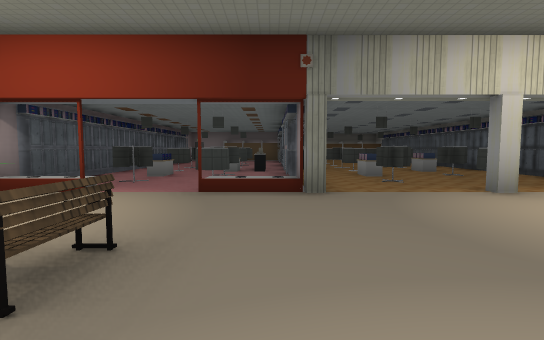
[1] (above)

24 first-person views from a walk through a 3-D level made in the Godot game engine. The camera is 1.3 m above the floor, tilts 4° down and sees 85° across. The floor is counted in squares, 2 m on a side. Each view is taken from the middle of a square. On the plan, view 1 faces up. The plan holds only what a view shows up to about 9 squares ahead; the rest is blank. The place goes on beyond the plan. Some surface patterns are stand-ins.

[2]
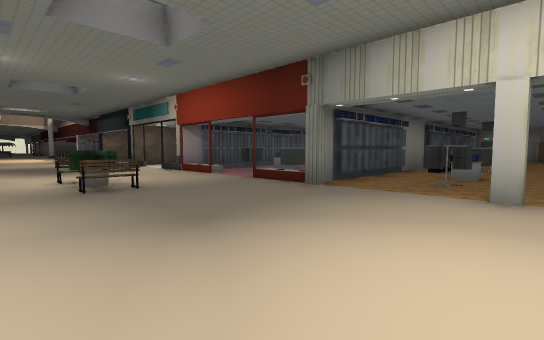

[3]
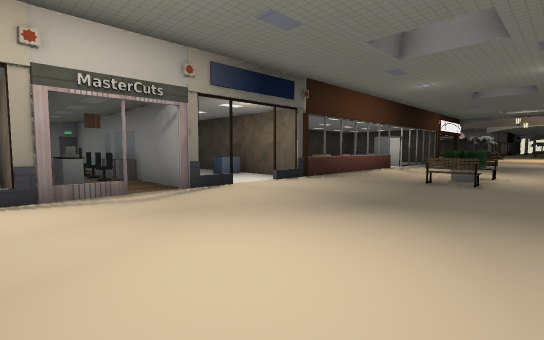

[4]
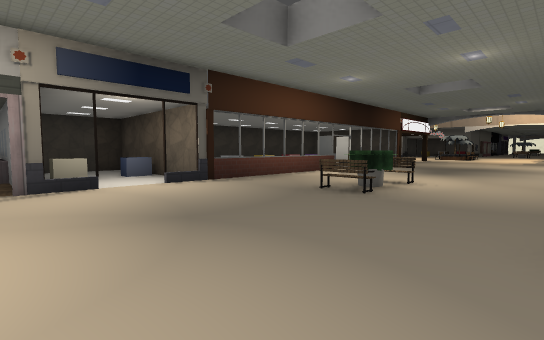

[5]
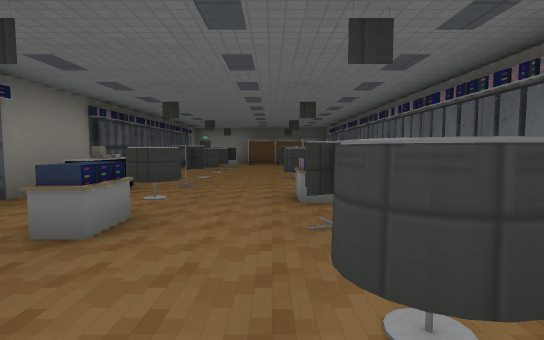

[6]
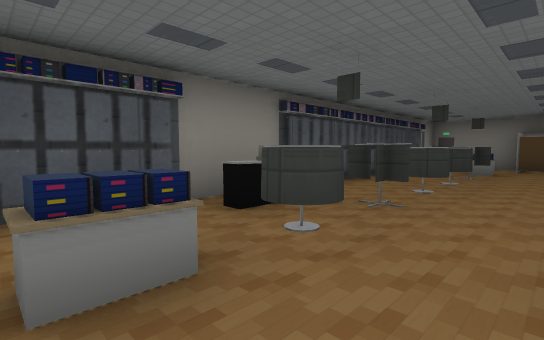

[7]
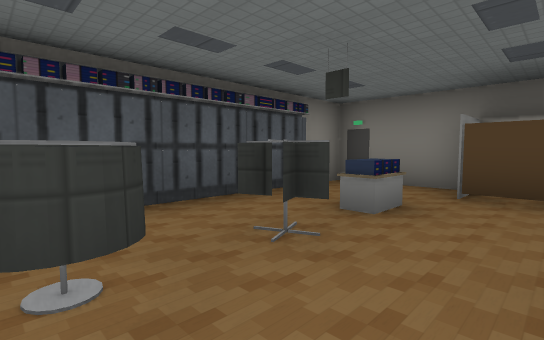

[8]
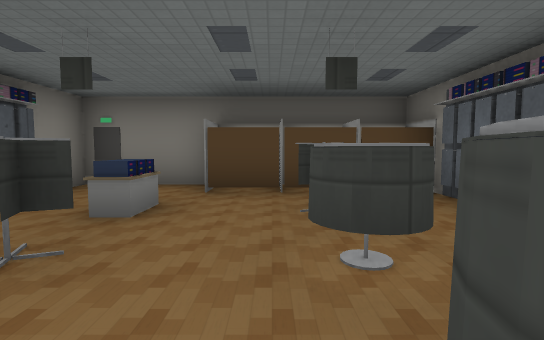

[9]
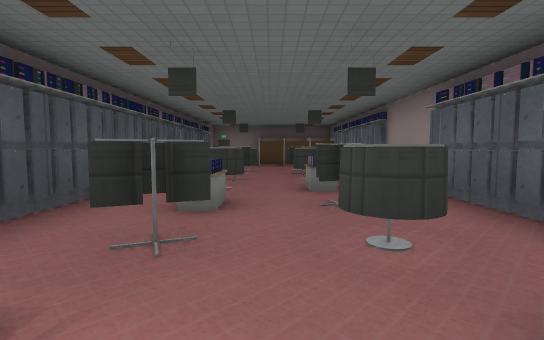

[10]
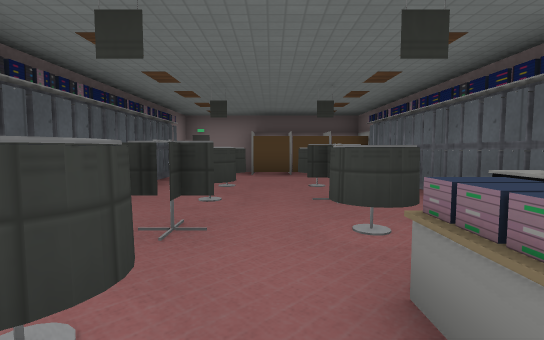

[11]
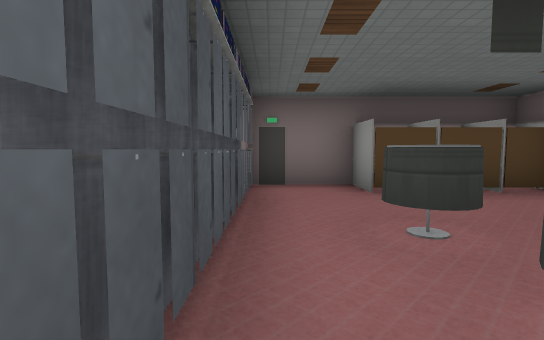

[12]
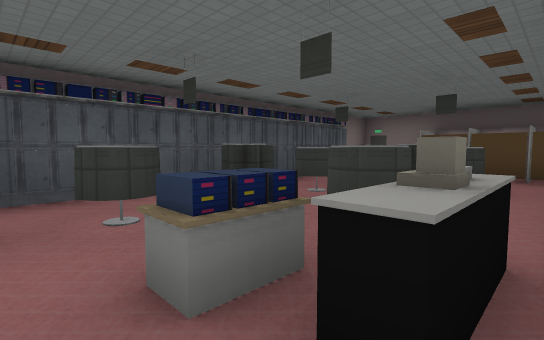

[13]
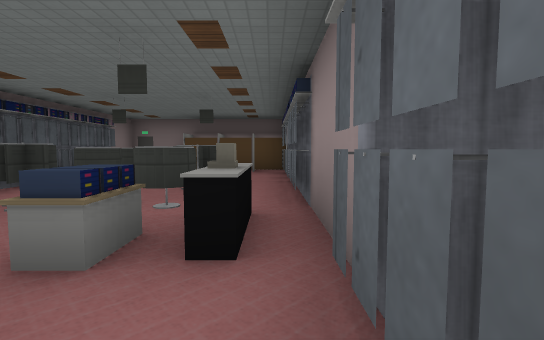

[14]
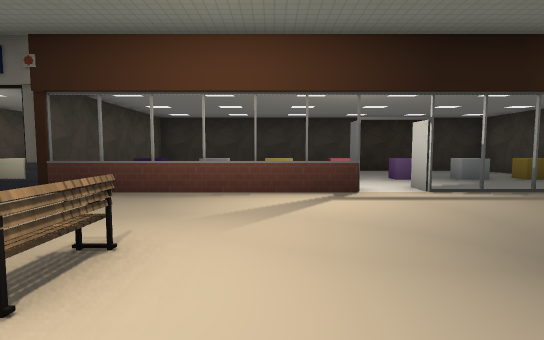

[15]
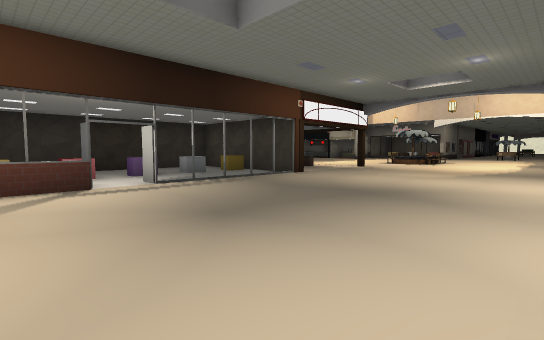

[16]
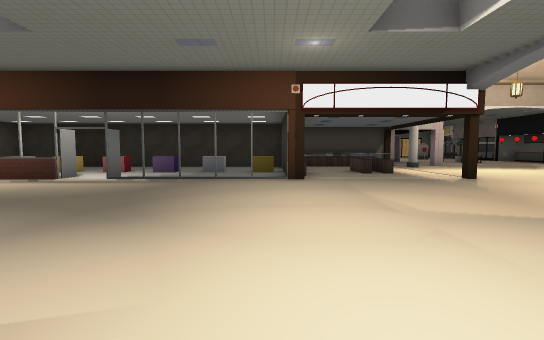

[17]
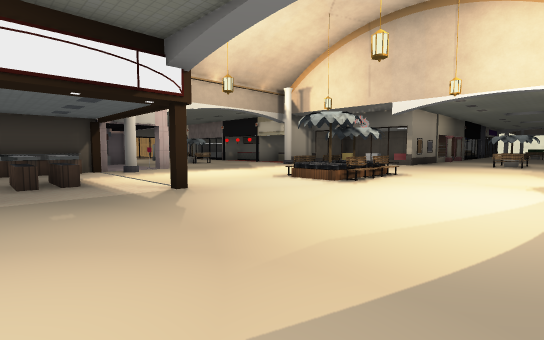

[18]
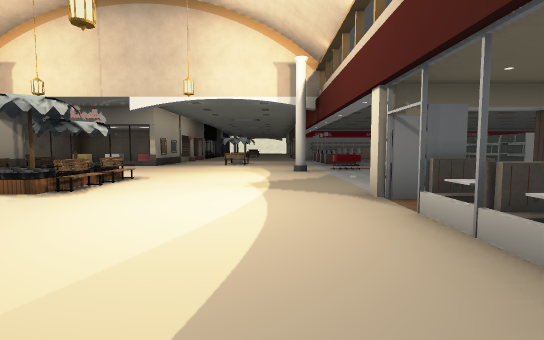

[19]
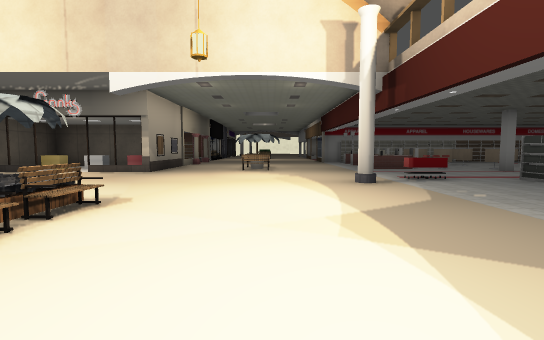

[20]
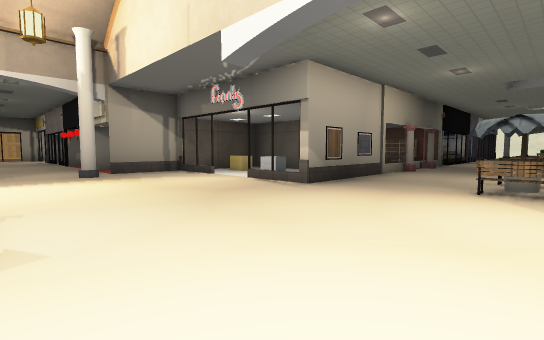

[21]
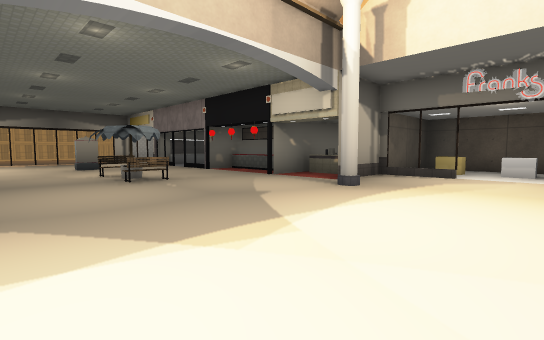

[22]
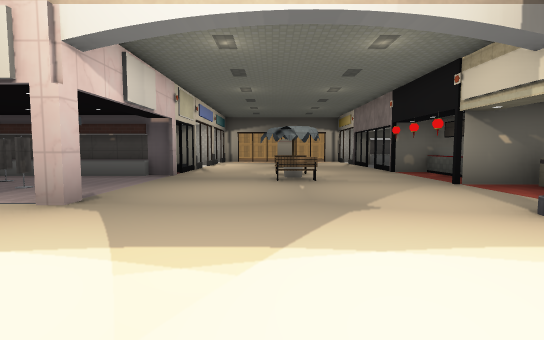

[23]
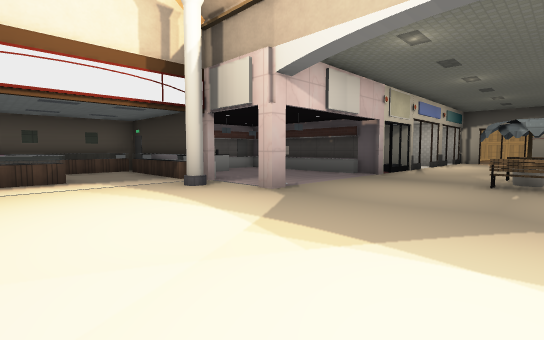

[24]
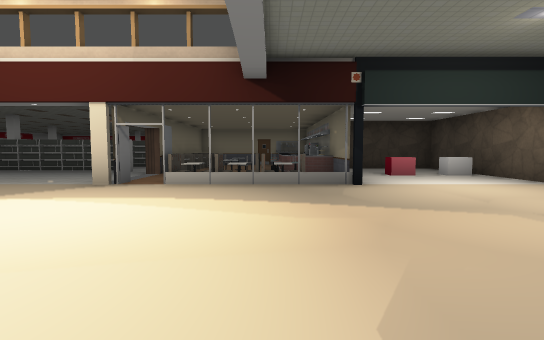

### Floor plan
Key: @ floor where view 1 was taken; # wall or solid block; x gap in a wall; . floor; = window, fence, low wall or low ledge; ^ raised ledge; T thing the floor can be seen under or through.
Columns run from 27 left of view 1 to 5 right of it. Each row starts with its distance up from view 1.
 19                            ####
 18                            #..###
 17                       #### #....
 16                       #..####...#
 15                       #.....#x..#
 14                       #.....#....
 13                       #.#.#.##..#
 12                       #.#.#.##..#
 11                       #.....#...
 10                       #.#.#.##..#
  9   #.                  ###.^.##..^
  8   ...######   #   .#   ##.x.##..#
  7   ........#   # ...#   #^.x.##..#
  6   ..==....   ##....#   ##.#.###.#
  5   ...x....#####....#  ###.###....
  4   ...#..........................
  3   ...............................
  2 =#=.....................=^=......
  1 ###.....................=^=......
  0 ........==.................@.....
 -1 ........##........   .=#=== ..  #
 -2 ####....==...#...#TTT.######.###
 -3 #..#..........^.^#....... ##.##
 -4 #^............^.##....... ##..#
 -5 #^.#............^#....    ##..#
 -6 ####.#......##^^^##############
 -7   #^#......######
 -8    ^#.......###
 -9    =...=#....#
-10    =....#..###
-11     =...#..##
-12    ##......#
-13        ....
-14         #.

Where each view was taken, in squares from view 1:
view 1: 0 up, 0 right, facing up
view 2: 0 up, 4 right, facing up-left
view 3: 3 up, 5 right, facing down-left
view 4: 4 up, 3 right, facing down-left
view 5: 5 up, 4 right, facing up
view 6: 7 up, 4 right, facing up-left
view 7: 13 up, 4 right, facing up-left
view 8: 13 up, 4 right, facing up
view 9: 4 up, 2 left, facing up
view 10: 8 up, 2 left, facing up
view 11: 11 up, 4 left, facing up
view 12: 8 up, 0 right, facing up-left
view 13: 7 up, 0 right, facing up
view 14: 3 up, 4 left, facing down
view 15: 4 up, 4 left, facing down-left
view 16: 5 up, 10 left, facing down
view 17: 3 up, 12 left, facing down-left
view 18: 3 up, 13 left, facing left
view 19: 2 up, 16 left, facing left
view 20: 2 up, 20 left, facing down-left
view 21: 3 down, 17 left, facing down-left
view 22: 3 down, 19 left, facing down
view 23: 3 down, 20 left, facing down-right
view 24: 1 down, 14 left, facing up
